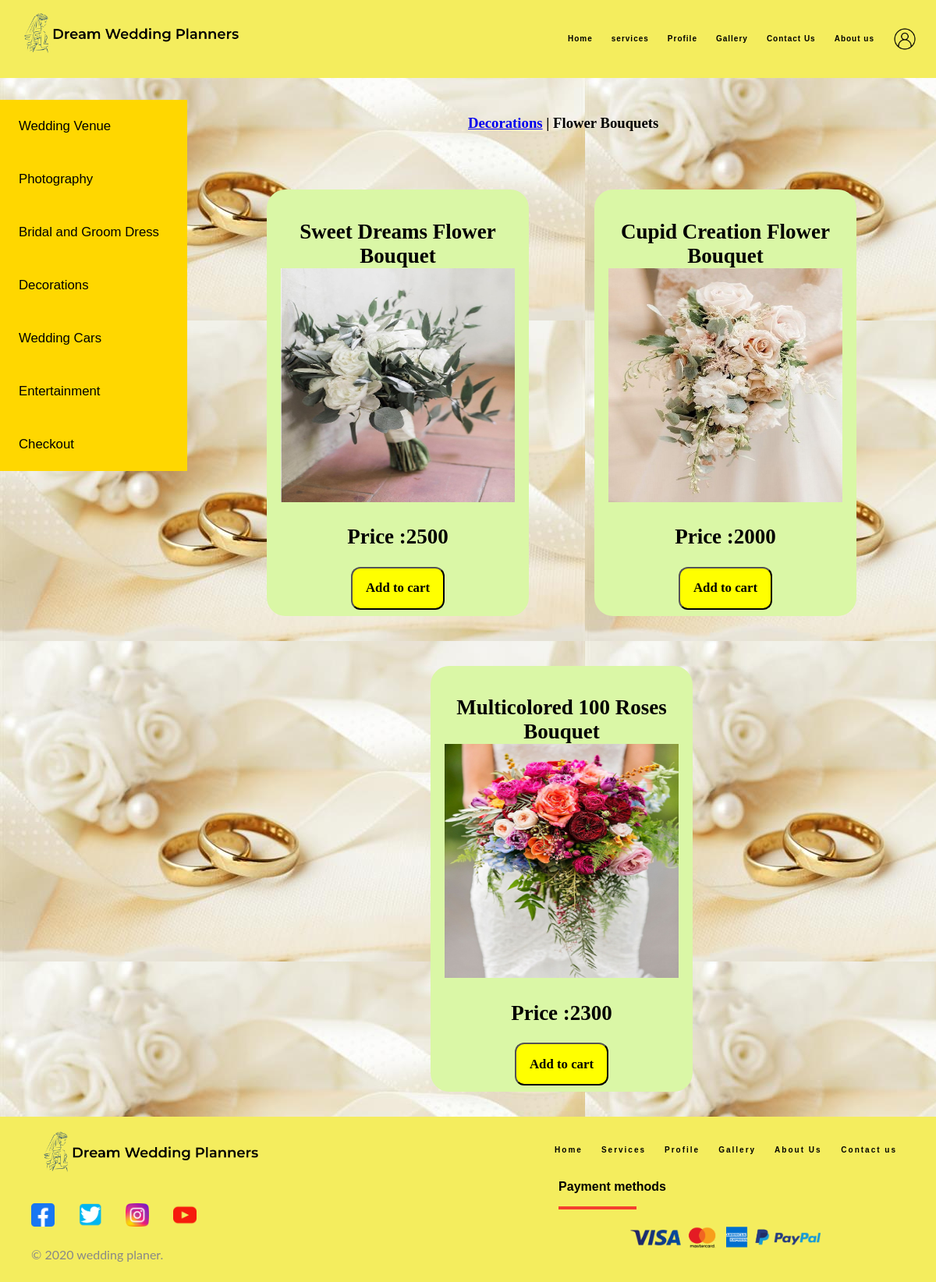
The page /php/Flower_bouquets.php on the database its author committed.
### tables this page shows
CREATE TABLE `package` (
  `pack_id` int(11) NOT NULL,
  `pack_code` varchar(11) NOT NULL,
  `pack_name` varchar(20) NOT NULL,
  `pack_title` varchar(255) NOT NULL,
  `pack_img` varchar(255) DEFAULT NULL,
  `pack_detail` varchar(255) NOT NULL,
  `pack_price` double NOT NULL
);

### php/Flower_bouquets.php (the view, shortened to what this page needs)
<?php
require 'config.php';
?>
<!DOCTYPE html>
<html>
<head>
	<link rel="stylesheet" href="../css/package.css">
</head>
<body>
<header>
    <div class="wrapper">
        <div class="logo">
            <img src="../images/upload/logo.png" alt="" class="logo" align="center">
        </div>
        <nav>
            <a href="../html/home.html">Home</a>
            <a href="Wedding_Venue.php">services</a>
            <a href="UserProfile.php">Profile</a>
            <a href="../html/gallery.html">Gallery</a>
            <a href="../html/contact_us.html">Contact Us</a>
            <a href="../html/aboutus.html">About us</a>
            <a href="../html/Signup.html">
                <img width="30" height="30" align="center" src="../images/upload/user.png">
            </a>
        </nav>
    </div>
</header>
<div class="side">
		<ul>
			<li><a href="Wedding_Venue.php"> Wedding Venue</a></li><br>
			<li><a href="Photography.php"> Photography</a></li><br>
			<li><a href="Bridal_and_Groom_Dress.php"> Bridal and Groom Dress</a></li><br>
			<li><a href="../html/Decorations.html"> Decorations</a></li><br>
			<li><a href="Wedding_car.php"> Wedding Cars</a></li><br>
			<li><a href="Entertainment.php"> Entertainment</a></li><br>
			<li><a href="invoice.php"> Checkout</a></li><br>
		</ul>
</div>
<div class="flower_title"><h3><a href="../html/Decorations.html">Decorations</a> | Flower Bouquets</h3></div>
<div class="content_container">
<?php
	$sql="SELECT * FROM `package` WHERE pack_name='flower'";
	$result = $con->query($sql);
if($result->num_rows >0){
 while($row = $result->fetch_array()){
?>
	<div class="content_box">
			<center>
			<form method="post" action="invoice.php?action=add&id=<?php echo $row["pack_id"];?>">
			<h2 class="content_title"><?php echo $row["pack_title"]."<br>";?>
			<img src="<?php echo $row["pack_img"];?>" width="300px" height="300px"><br>
			<h2 class="price"><?php echo "Price :".$row["pack_price"];?></h2>
			<input type="submit" name="add" class="btn" value="Add to cart">
			</center>
</div>
<?php
 }
}
?>
</div>
<footer>
    <div class="footer-container">
        <div class="left-col">
            <img src="../images/upload/logo.png" alt="" class="footer-logo">
            <div class="social-media">
                <a href="#"><img height="30" width="30" src="../images/upload/fb.png"> </a>
                <a href="#"> <img height="30" width="30" src="../images/upload/twitter-.png"> </a>
                <a href="#"> <img height="30" width="30" src="../images/upload/instagram.png"> </a>
                <a href="#"> <img height="30" width="30" src="../images/upload/youtube.png"> </a>
            </div>
            <p class="right-text">&copy; 2020 wedding planer.</p>
        </div>
        <div class="right-col">
            <div class="pages">
                <a href="#">Home</a>
                <a href="#">Services</a>
                <a href="#">Profile</a>
                <a href="#">Gallery</a>
                <a href="#">About Us
                <a href="#">Contact us</a>
            </div>
            <div class="pay_us">
                <p>Payment methods</p>
                <div class="border"></div>
            </div>
            <div class="pay_logo">
                <img width="250" height="50" src="../images/upload/pay.png">
            </div>
        </div>
    </div>
</footer>
</body>
</html>

### css/package.css (style rules this page uses)
body { margin:0; background-image: url("../images/upload/100.jpg"); }
.btn { padding:1.3vw; width:10vw; background-color:yellow; border-radius:1vw; font-family: "Times New Roman", Times, serif; font-size:1.4vw; font-weight:bold; margin-bottom:1vh; cursor: pointer; }
.flower_title { display:inline-block; margin-top:16vh; margin-left:50%; }
.content_title { padding-top:2vh; }
.content_container { background-color:; font-family:'Times New Roman',serif; font-size:1.5vw; display:flex; flex-wrap:wrap; justify-content:space-around; padding: 0; margin-top:3vh; margin-right: 5%; margin-left: 25%; }
.content_box { background-color:#DAF7A6 ; width: 40%; padding-bottom: 4vh; padding-bottom: 0; border-radius:2vw; margin: 4vh; }
.side * { margin:0; padding: 0; float:left; }
.side { display:flex; position:fixed; background:gold; width:20vw; margin-top:16vh; left:0; }
.side ul li { font-family: 'Josefin sans',sans-serif; font-size:1.4vw; padding:2vw; list-style:none; }
.side ul li a { color:black; text-decoration:none; }
.wrapper { width: 1170px; margin: 0 auto; }
header { position:fixed; top:0; left:0; height: 100px; background: #f4ed5e; width: 100%; z-index: 12; display: flex; flex-wrap: wrap-reverse; }
.logo { width: 300px; float: left; line-height: 100px; position: relative; top: 5px; }
nav { float: right; line-height: 100px; }
nav a { text-decoration: none; font-family: sans-serif; letter-spacing: 1px; font-size: 10px; margin: 0 10px; color: #000000; font-weight: bold; }
footer { position:relative; background: #f4ed5e; padding: 10px 20px; }
.footer-container { max-width: 1300; margin: auto; padding: 0 20px; display: flex; justify-content: space-between; align-items: center; flex-wrap: wrap-reverse; }
.footer-logo { width: 300px; }
.social-media { margin: 20px 0; }
.social-media a { color: #fff; margin-right: 25px; font-size: 22px; text-decoration: none; transition: .3s linear; }
.right-text { color: #888; font-family: lato; }
.border { width: 100px; height: 4px; background: #f4402e; float: left; }
.pay_logo { display: flex; justify-content: center; align-items: center; flex-wrap: wrap; }
.pages a { text-decoration: black; font-family: sans-serif; letter-spacing: 2px; font-size: 10px; margin: 0 10px; color: #000000; font-weight: bold; }
.pay_us { margin: 10px; padding: 5px; }
.pay_us p { font-weight: bold; font-family: sans-serif; }

### rows shown on the page
package: pack_title "Sweet Dreams Flower Bouquet", pack_img (picture), pack_price "2500"
package: pack_title "Cupid Creation Flower Bouquet", pack_img (picture), pack_price "2000"
package: pack_title "Multicolored 100 Roses Bouquet", pack_img (picture), pack_price "2300"
